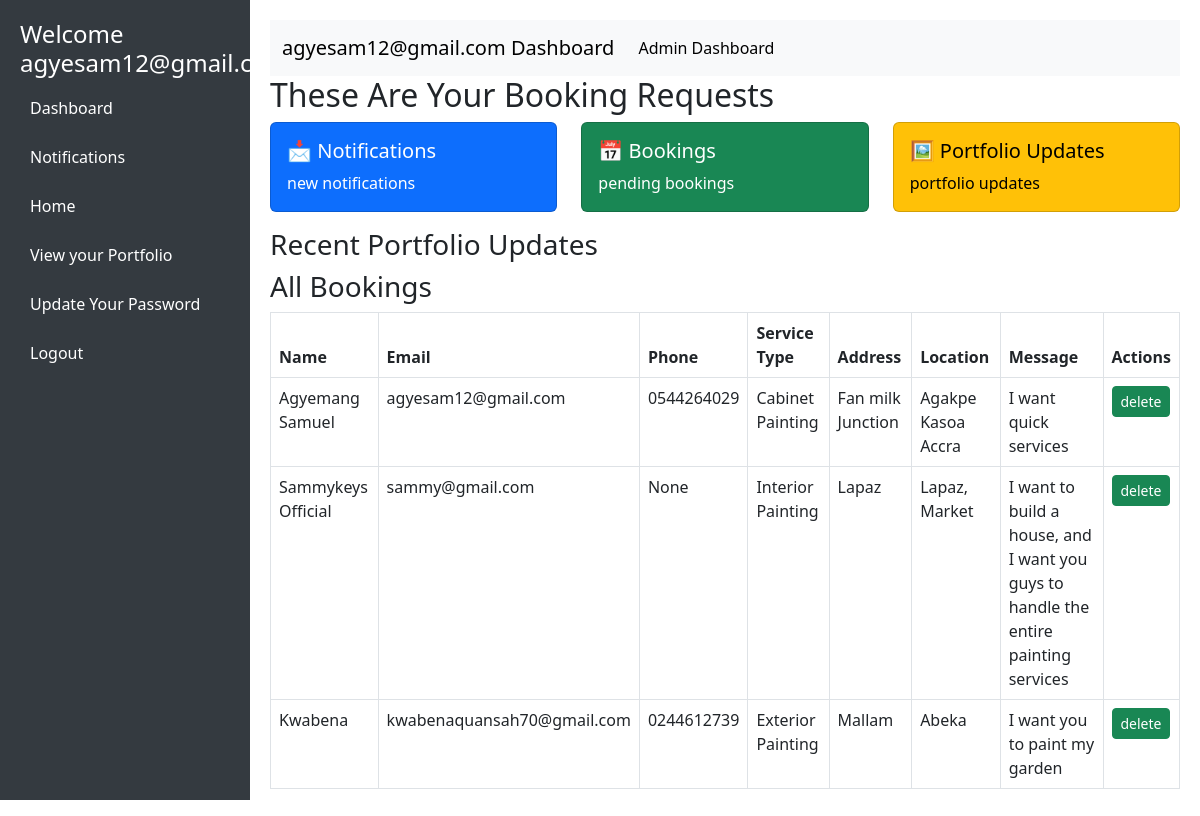
Screenshot of /booking_requests (signed in) with the database file from the repository.
### paint/models.py (models this page shows, shortened)
class User(AbstractUser):
    user_id = IntegerIDField(unique=True, editable=False, primary_key=True)
    full_name = models.CharField(max_length=60, null=True, blank=True)
    photo = ResizedImageField(size=[500, 500], default='media/user.jpg', upload_to='users/')
    phone_number = models.CharField(max_length=20, blank=False, null=True)
    address = models.CharField(max_length=255, blank=False, null=True)
    email = models.EmailField(blank=False, unique=True, null=True)
    is_user = models.BooleanField(default=False)
    is_worker = models.BooleanField(default=False)
    is_admin = models.BooleanField(default=False)
    is_verified = models.BooleanField(default=False)
    bio = CKEditor5Field(config_name='extends', max_length=200, blank=True, default="Hi there,...")
    otp = models.CharField(max_length=4, blank=True, null=True)
    USERNAME_FIELD = 'email'
    REQUIRED_FIELDS = ['username']

class ContactRequest(models.Model):
    contact_request_id = IntegerIDField(unique=True, editable=False, primary_key=True)
    name = models.CharField(max_length=255)
    email = models.EmailField()
    phone = models.CharField(max_length=15, blank=True, null=True)
    service_type = models.CharField(max_length=100, choices=BOOKING_SERVICE_TYPE, default='Cabinet Painting')
    address = models.CharField(max_length=200, null=True, blank=True)
    location = models.CharField(max_length=200, null=True, blank=True)
    message = models.TextField(null=True)
    created_at = models.DateTimeField(auto_now_add=True)

### paint/views.py (the view)
# urls.py: path('booking_requests', views.booking_requests, name='booking_requests'),
def booking_requests(request):
    if not request.user.is_admin:
        messages.info(request, f"You are not authorized to access this page")
        return redirect("signin")
    bookings  = ContactRequest.objects.all()
    context = {'bookings':bookings}
    return render(request, 'bookings.html', context)

### paint/templates/bookings.html (shortened to what this page needs)
<!DOCTYPE html>
<html lang="en">
<head>
    <link href="https://cdn.jsdelivr.net/npm/bootstrap@5.3.0/dist/css/bootstrap.min.css" rel="stylesheet">
</head>
<body>
    <div class="sidebar">
        <h4>Welcome {{request.user.email}}</h4>
        <a href="{% url 'admin_dashboard' %}">Dashboard</a>
        <a href="{% url 'DisplayNotifications' %}">Notifications</a>
        <a href="{% url 'home' %}">Home</a>
        <a href="{% url 'portfolio_lists' %}">View your Portfolio</a>
        <a href="{% url 'update_password' %}">Update Your Password</a>
        <a href="{% url 'signout' %}">Logout</a>
    </div>
    <div class="content">
        <nav class="navbar navbar-expand-lg navbar-light bg-light">
            <div class="container-fluid">
                <a class="navbar-brand" href="#">{{request.user.email}} Dashboard</a>
                <div class="collapse navbar-collapse" id="navbarSupportedContent">
                    <ul class="navbar-nav me-auto mb-2 mb-lg-0">
                        <li class="nav-item">
                            <a class="nav-link active" aria-current="page" href="{% url 'admin_dashboard' %}">Admin Dashboard</a>
                        </li>
                    </ul>
                    <ul class="navbar-nav ms-auto mb-2 mb-lg-0">
                        <li class="nav-item">
                            <a class="nav-link position-relative notification-icon" href="{% url 'DisplayNotifications' %}">
                            </a>
                        </li>
                    </ul>
                </div>
            </div>
        </nav>
        <h2 id="dashboard">These Are Your Booking Requests</h2>
        <div class="row">
            <div class="col-md-4">
                <div class="card text-bg-primary mb-3">
                    <div class="card-body">
                        <h5 class="card-title">📩 Notifications</h5>
                        <p class="card-text">{{ total_notifications }} new notifications</p>
                    </div>
                </div>
            </div>
            <div class="col-md-4">
                <div class="card text-bg-success mb-3">
                    <div class="card-body">
                        <h5 class="card-title">📅 Bookings</h5>
                        <p class="card-text">{{ pending_bookings.count }} pending bookings</p>
                    </div>
                </div>
            </div>
            <div class="col-md-4">
                <div class="card text-bg-warning mb-3">
                    <div class="card-body">
                        <h5 class="card-title">🖼 Portfolio Updates</h5>
                        <p class="card-text">{{ portfolio_updates.count }} portfolio updates</p>
                    </div>
                </div>
            </div>
        </div>
        <h3 id="portfolio">Recent Portfolio Updates</h3>
        <h3 id="bookings">All  Bookings</h3>
        <table class="table table-bordered">
            <thead>
                <tr>
                    <th>Name</th>
                    <th>Email</th>
                    <th>Phone</th>
                    <th>Service Type</th>
                    <th>Address</th>
                    <th>Location</th>
                    <th>Message</th>
                    <th>Actions</th>
                </tr>
            </thead>
            <tbody>
                {% for booking in bookings %}
                <tr>
                    <td>{{ booking.name }}</td>
                    <td>{{ booking.email }}</td>
                    <td>{{ booking.phone }}</td>
                    <td>{{ booking.service_type }}</td>
                    <td>{{ booking.address }}</td>
                    <td>{{ booking.location }}</td>
                    <td>{{ booking.message }}</td>
                    <td>
                        <a href="#"class="btn btn-success btn-sm">delete</a>
                    </td>
                </tr>
                {% endfor %}
            </tbody>
        </table>
    </div>
</body>
</html>

### paint/templates/bookings.html (style rules this page uses)
body { display: flex; }
.sidebar { width: 250px; height: 100vh; background: #343a40; color: white; padding: 20px; position: fixed; }
.sidebar a { color: white; text-decoration: none; display: block; padding: 10px; margin: 5px 0; }
.content { margin-left: 250px; padding: 20px; width: 100%; }
.notification-icon { position: relative; }

### rows the page displays
User: user.email "agyesam12@gmail.com"
ContactRequest: name "Agyemang Samuel", email "agyesam12@gmail.com", phone "0544264029", service_type "Cabinet Painting", address "Fan milk Junction", location "Agakpe Kasoa Accra", message "I want quick services"
ContactRequest: name "Sammykeys Official", email "sammy@gmail.com", phone "None", service_type "Interior Painting", address "Lapaz", location "Lapaz, Market", message "I want to build a house, and I want you guys to handle the entire painting services"
ContactRequest: name "Kwabena", email "kwabenaquansah70@gmail.com", phone "0244612739", service_type "Exterior Painting", address "Mallam", location "Abeka", message "I want you to paint my garden"
